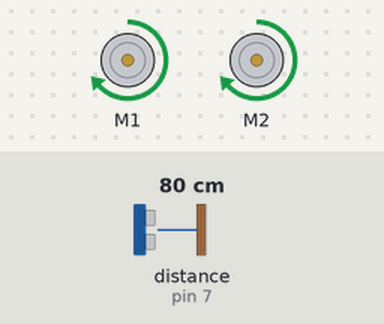
The sketch below on a simulated Arduino Uno, built with avr-gcc and run on an emulated ATmega328P. On the bench: 2 × DC motor (green arrow = forward, orange = backward, longer = faster). Inputs (shaded band) come from the test bench; at power-on: distance to the obstacle (sensor on pin 7) 80 cm.

Above: at 1.2 s.
1.3 s: distance to the obstacle (sensor on pin 7) set to 6 cm
2.8 s: distance to the obstacle (sensor on pin 7) set to 3 cm
At 3.9 s:
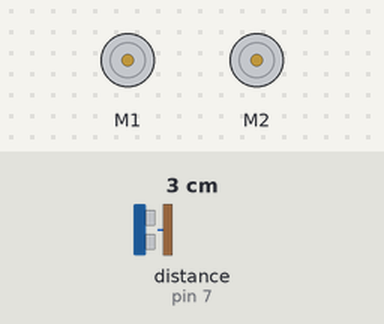
4.3 s: distance to the obstacle (sensor on pin 7) set to 9 cm
At 5.1 s:
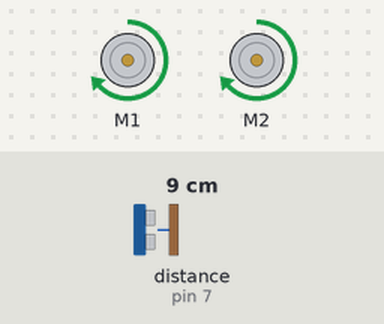
5.8 s: distance to the obstacle (sensor on pin 7) set to 2 cm
At 6.1 s:
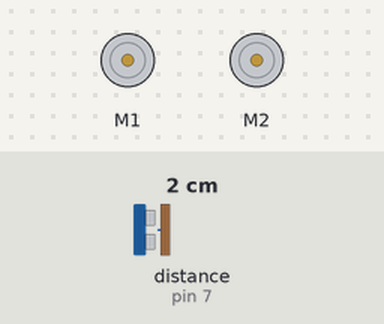
Timing chart, 0 to 8.3 s (numbered marks = the images above; inputs shaded):
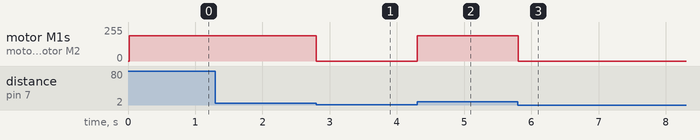

The sketch:

SensorObstaculos.ino.ino
```cpp
#include <Makeblock.h>
#include <SoftwareSerial.h>
#include <Wire.h>

int _ABVAR_1_velocidad = 0 ;
int _ABVAR_2_velo_min = 0 ;
int _ABVAR_3_factor = 0 ;
int _ABVAR_4_Distancia = 0 ;
MeUltrasonicSensor ultraSensor7(PORT_7);
MeDCMotor dcMotor1(M1);
MeDCMotor dcMotor2(M2);

void Paro();
void Atras();
void Adelante();
void Derecha();
void Izquierda();

void setup()
{
  _ABVAR_1_velocidad = 190 ;

  _ABVAR_2_velo_min = 55 ;

  _ABVAR_3_factor = 23 ;

  _ABVAR_4_Distancia = ultraSensor7.distanceCm() ;

}

void loop()
{
  _ABVAR_4_Distancia = ultraSensor7.distanceCm() ;
  while ( ( ( _ABVAR_4_Distancia ) >= ( 5 ) ) )
  {
    Adelante();
    _ABVAR_4_Distancia = ultraSensor7.distanceCm() ;
  }

  Paro();
}

void Izquierda()
{
  dcMotor1.run(( _ABVAR_1_velocidad * 1 ));
  dcMotor2.run(( _ABVAR_1_velocidad * -1 ));
}

void Atras()
{
  dcMotor1.run(( _ABVAR_1_velocidad * -1 ));
  dcMotor2.run(( _ABVAR_1_velocidad * -1 ));
}

void Paro()
{
  dcMotor1.stop();
  dcMotor2.stop();
}

void Adelante()
{
  dcMotor1.run(_ABVAR_1_velocidad);
  dcMotor2.run(_ABVAR_1_velocidad);
}

void Derecha()
{
  dcMotor1.run(( _ABVAR_1_velocidad * -1 ));
  dcMotor2.run(( _ABVAR_1_velocidad * 1 ));
}
```

Measured:
- the behaviour switches between 5 and 4 cm on distance to the obstacle (sensor on pin 7) (found by bisection; images 0 and 1)
- after the input at 1.3 s, every drawn part: stays the same
- after the input at 2.8 s, motor M1, motor M2: forward 190/255 → stopped at once
- after the input at 4.3 s, motor M1, motor M2: stopped → forward 190/255 at once
- after the input at 5.8 s, motor M1, motor M2: forward 190/255 → stopped at once
